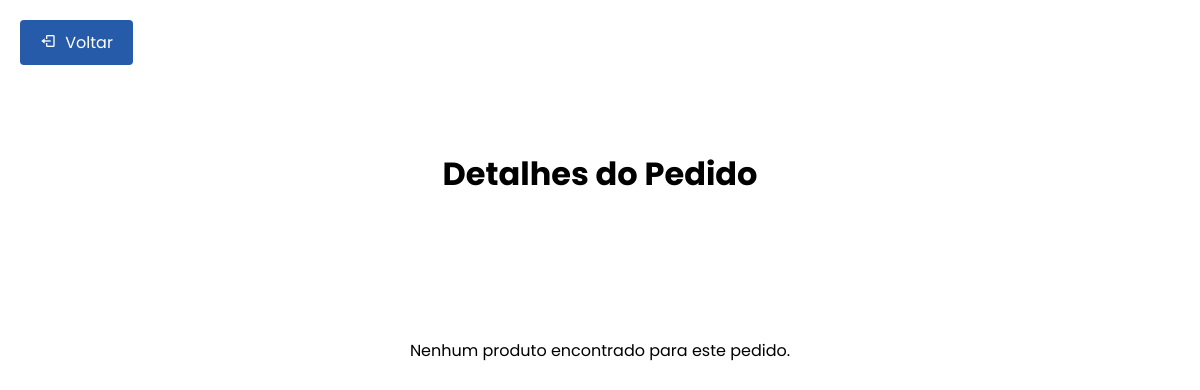
Before: /SENAI_LOGISTICA/homeProf/itens/buscarpedido.php?pedido_id=11 with the older database file.
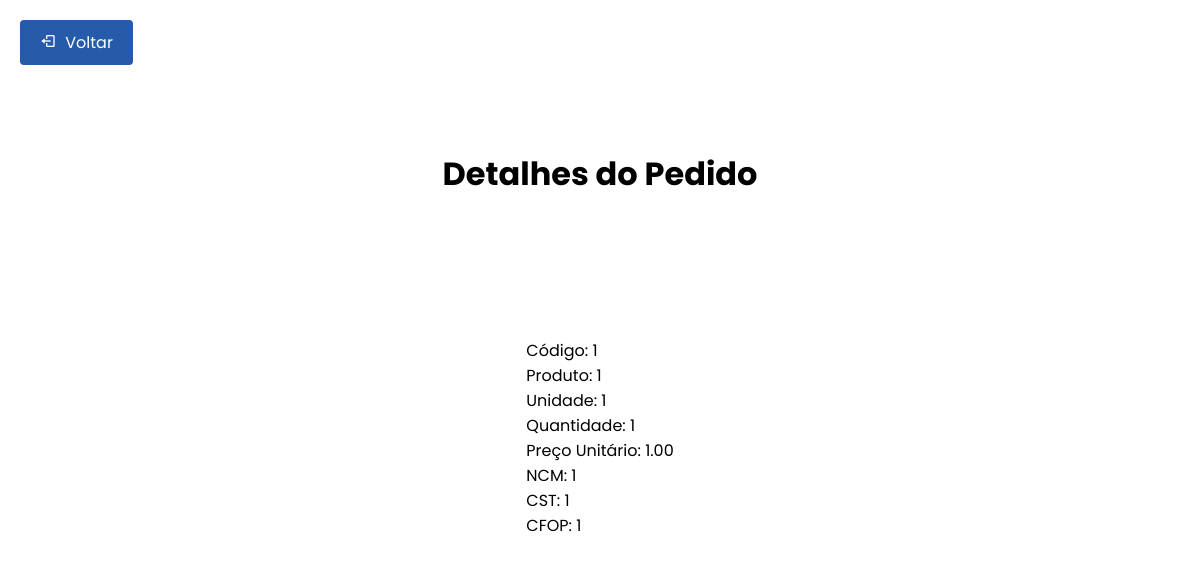
After: the same page with the newer database file.
### tables this page shows
CREATE TABLE `produtos` (
  `id` int(11) NOT NULL,
  `pedidob` varchar(255) NOT NULL,
  `cod_prod` varchar(255) NOT NULL,
  `nome_produto` varchar(255) NOT NULL,
  `un_prod` varchar(50) DEFAULT NULL,
  `qtd_prod` int(11) DEFAULT NULL,
  `rsunit_prod` decimal(10,2) DEFAULT NULL,
  `ncm_prod` varchar(50) DEFAULT NULL,
  `cst_prod` varchar(50) DEFAULT NULL,
  `cfop_prod` varchar(50) DEFAULT NULL
);

### SENAI_LOGISTICA/homeProf/itens/buscarpedido.php (the view, shortened to what this page needs)
<!DOCTYPE html>
<html lang='pt-br'>
<head>
    <link rel="stylesheet" href="../../home/movimentacao/docar.css">
    <link href='https://unpkg.com/boxicons@2.1.4/css/boxicons.min.css' rel='stylesheet'>
    <link rel="stylesheet" href="https://cdnjs.cloudflare.com/ajax/libs/font-awesome/6.5.2/css/all.min.css">
</head>
<body>
    <a class="back-button" onclick="window.history.back();"><i class='bx bx-log-out'></i> Voltar</a>
    <div class="container">
        <h1>Detalhes do Pedido</h1>
        <ul class="produto-list">
            <?php
            $servername = "localhost";
            $username = "root";
            $password = "root";
            $dbname = "senai";
            $conn = new mysqli($servername, $username, $password, $dbname);
            if (isset($_GET['pedido_id'])) {
                $pedido_id = $_GET['pedido_id'];
                $sql_produtos = "SELECT * FROM produtos WHERE pedidob = '$pedido_id'";
                $result_produtos = $conn->query($sql_produtos);
                if ($result_produtos) {
                    if ($result_produtos->num_rows > 0) {
                        while ($row_produtos = $result_produtos->fetch_assoc()) {
                            echo "<li class='produto-item'>";
                            echo "  <ul class='produto-info'>";
                            echo "    <li class='produto-codigo'>Código: " . htmlspecialchars($row_produtos["cod_prod"]) . "</li>";
                            echo "    <li class='produto-nome'>Produto: " . htmlspecialchars($row_produtos["nome_produto"]) . "</li>";
                            echo "    <li class='produto-un'>Unidade: " . htmlspecialchars($row_produtos["un_prod"]) . "</li>";
                            echo "    <li class='produto-quantidade'>Quantidade: " . htmlspecialchars($row_produtos["qtd_prod"]) . "</li>";
                            echo "    <li class='produto-rsunit'>Preço Unitário: " . htmlspecialchars($row_produtos["rsunit_prod"]) . "</li>";
                            echo "    <li class='produto-ncm'>NCM: " . htmlspecialchars($row_produtos["ncm_prod"]) . "</li>";
                            echo "    <li class='produto-cst'>CST: " . htmlspecialchars($row_produtos["cst_prod"]) . "</li>";
                            echo "    <li class='produto-cfop'>CFOP: " . htmlspecialchars($row_produtos["cfop_prod"]) . "</li>";
                            echo "  </ul>";
                            echo "</li>";
                        }
                    } else {
                        echo "<li>Nenhum produto encontrado para este pedido.</li>";
                    }
                } else {
                    echo "<li>Erro na execução da consulta: " . $conn->error . "</li>";
                }
            } else {
                echo "<li>Erro: Pedido ID não fornecido.</li>";
            }
            ?>
        </ul>
    </div>
</body>
</html>

### SENAI_LOGISTICA/home/movimentacao/docar.css (style rules this page uses)
* { font-family: "Poppins", sans-serif; box-sizing: border-box; padding: 0; margin: 0; }
.container { display: flex; flex-direction: column; justify-content: center; align-items: center; height: 100%; width: 100%; }
.back-button { position: absolute; top: 20px; left: 20px; background-color: rgb(37, 91, 168); color: #ffffff; padding: 10px 20px; text-decoration: none; border-radius: 4px; display: flex; align-items: center; cursor: pointer; }
.back-button i { margin-right: 5px; }
h1 { position: relative; top: 130px; }

### SENAI_LOGISTICA/homeProf/itens/buscarpedido.php (style rules this page uses)
.container { text-align: center; margin-top: 20px; }
.produto-list { list-style-type: none; padding: 250px; margin-top: 20px; text-align: left; display: inline-block; }
.produto-item { margin-bottom: 15px; }
.produto-info { list-style-type: none; padding: 0px; margin: 0; }
.back-button { display: inline-block; margin-bottom: 20px; }

Changed rows visible on the page:
added produtos: cod_prod "1", nome_produto "1", un_prod "1", qtd_prod "1", rsunit_prod "1.00", ncm_prod "1", cst_prod "1", cfop_prod "1"
Other visible differences:
text no longer shown: "Nenhum produto encontrado para este pedido."
